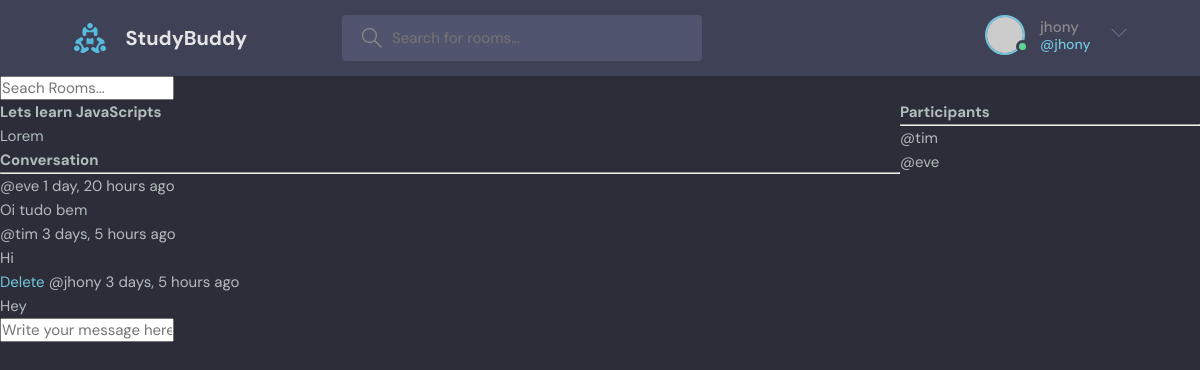
/room/2/ (signed in), run on the app's committed database.
### base/models.py (models this page shows, shortened)
class Room(models.Model):
    host = models.ForeignKey(User, on_delete=models.SET_NULL, null=True)
    topic = models.ForeignKey(Topic, on_delete=models.SET_NULL, null=True)
    name = models.CharField(max_length=200)
    description = models.TextField(null=True, blank=True)
    participants = models.ManyToManyField(User, related_name='participants', blank=True)
    updated = models.DateTimeField(auto_now=True)
    created = models.DateTimeField(auto_now_add=True)
    class Meta:
        ordering = ['-updated', '-created']

class Message(models.Model):
    user = models.ForeignKey(User, on_delete=models.CASCADE)
    room = models.ForeignKey(Room, on_delete=models.CASCADE)
    body = models.TextField()
    updated = models.DateTimeField(auto_now=True)
    created = models.DateTimeField(auto_now_add=True)
    class Meta:
        ordering = ['-updated', '-created']

### base/views.py (the view, shortened to what this page needs)
# urls.py: path('room/<str:pk>/', views.room, name="room"),
def room(request, pk):
    room = Room.objects.get(id=pk)
    room_messages = room.message_set.all()
    participants = room.participants.all()
    context = {'room': room, 'room_messages': room_messages, 'participants':participants}
    return render(request, 'base/room.html', context)

### base/templates/base/room.html (shortened to what this page needs)
{% extends 'main.html' %}
{% block content %}
<div class="room-container">
    <div>
        <h1>{{room.name}}</h1>
        <p>{{room.description}}</p>
        <div class="comment-wrapper">
            <h3>Conversation</h3>
            <hr>
            {% for message in room_messages %}
            <div>
                {% if request.user == message.user %}
                <a href="{% url 'delete-message' message.id %}">Delete</a>
                {% endif %}
                <small>@{{message.user}} {{message.created|timesince}} ago</small>
                <p>{{message.body}}</p>
            </div>
            {% endfor %}
        </div>
        {% if request.user.is_authenticated %}
        <div class="comment-form">
            <form action="" method="POST">
                <input type="text" name="body" placeholder="Write your message here...">
            </form>
        </div>
        {% endif %}
    </div>
    <div>
        <h3>Participants</h3>
        <hr>
        {% for user in participants %}
            <div>
                <p>@{{user.username}}</p>
            </div>
        {% endfor %}
    </div>
</div>
{% endblock content%}

### templates/navbar.html (shortened to what this page needs)
{% load static %}
<header class="header header--loggedIn">
    <div class="container">
      <a href="{% url 'home' %}" class="header__logo">
        <img src="{% static 'images/logo.svg' %}" />
        <h1>StudyBuddy</h1>
      </a>
      <form class="header__search" method="GET" action="{% url 'home' %}">
        <label>
          <input name="q" placeholder="Search for rooms..." />
        </label>
      </form>
      <nav class="header__menu">
        {% if request.user.is_authenticated %}
        <div class="header__user">
          <a href="profile.html">
            <div class="avatar avatar--medium active">
              <img src="https://randomuser.me/api/portraits/men/37.jpg" />
            </div>
            <p>{{request.user.username}} <span>@{{request.user.username}}</span></p>
          </a>
          <button class="dropdown-button">
            <svg version="1.1" xmlns="http://www.w3.org/2000/svg" width="32" height="32" viewBox="0 0 32 32">
              <title>chevron-down</title>
              <path d="M16 21l-13-13h-3l16 16 16-16h-3l-13 13z"></path>
            </svg>
          </button>
        </div>
        {% endif %}
      </nav>
    </div>
  </header>
<form method="GET" action="{% url 'home' %}">
    <input type="text" name="q" placeholder="Seach Rooms..." >
</form>

### static/styles/style.css (style rules this page uses)
:root { --color-main: #71c6dd; --color-main-light: #e1f6fb; --color-dark: #3f4156; --color-dark-medium: #51546e; --color-dark-light: #696d97; --color-light: #e5e5e5; --color-gray: #8b8b8b; --color-light-gray: #b2bdbd; --color-bg: #2d2d39; --color-success: #5dd693; --color-error: #fc4b0b; }
* { font-family: "DM Sans", -apple-system, BlinkMacSystemFont, "Segoe UI", Roboto, Oxygen, Ubuntu, Cantarell, "Open Sans", "Helvetica Neue", sans-serif; margin: 0; padding: 0; box-sizing: border-box; text-rendering: optimizeLegibility; font-size: inherit; }
html { font-size: 56.25%; }
@media only screen and (min-width: 1200px) { html { font-size: 62.5%; } }
body { line-height: 1.6; font-weight: 400; font-size: 1.5rem; color: var(--color-light-gray); background-color: var(--color-bg); min-height: 100vh; }
img { width: 100%; }
a { display: inline-block; color: var(--color-main); text-decoration: none; }
.container { max-width: 120rem; width: 90%; margin: auto; }
.avatar { position: relative; display: inline-block; border-radius: 50%; border: 2px solid var(--color-main); }
.avatar img { display: block; border-radius: 50%; object-fit: cover; object-position: center; }
.avatar::after { content: ""; display: block; position: absolute; background-color: var(--color-gray); z-index: 111; border-radius: 50%; border: 0.3rem solid var(--color-dark); }
.avatar.active::after { background-color: var(--color-success); }
.avatar.avatar--medium img { width: 3.6rem; height: 3.6rem; border-radius: 50%; }
.avatar.avatar--medium:after { width: 0.7rem; height: 0.7rem; bottom: 0px; right: -6px; }
.header { padding: 1.5rem; background-color: var(--color-dark); }
.header > .container { display: flex; gap: 9.5rem; }
.header__logo, .header__user { display: flex; gap: 2rem; align-items: center; }
.header__logo > img { height: 3.2rem; width: 3.2rem; }
.header__logo > h1 { font-weight: 700; font-size: 2rem; color: var(--color-light); }
.header__search > label { background-color: var(--color-dark-medium); padding: 1.3rem 1rem; display: flex; align-items: center; gap: 1rem; border-radius: 4px; }
.header__search svg { fill: var(--color-gray); width: 2rem; height: 2rem; margin-left: 1rem; }
.header__search input { width: 30rem; background: transparent; border: none; outline: none; color: var(--color-light); }
.header__menu { margin-left: auto; position: relative; }
.header__menu a { display: flex; gap: 1.5rem; align-items: center; font-weight: 500; text-decoration: none; color: var(--color-gray); }
.header__menu img { height: 3.6rem; }
.header__menu p { line-height: 1.2; }
.header__menu span { color: var(--color-main); font-weight: 500; font-size: 1.4rem; display: block; }
.header__menu svg { width: 1.6rem; height: 1.6rem; fill: var(--color-dark-light); }
.dropdown-button { background: transparent; border: 0; outline: 0; cursor: pointer; }

### base/templates/base/room.html (style rules this page uses)
.room-container { display: grid; grid-template-columns: 3fr 1fr; }

### data on the page
Room: name "Lets learn JavaScripts", description "Lorem"
Message: user "eve", created "1 day, 20 hours", body "Oi tudo bem"
Message: user "tim", created "3 days, 5 hours", body "Hi"
Message: shows "Delete", user "jhony", created "3 days, 5 hours", body "Hey"

### other printed values
{{ request.user.username }} "jhony"
{{ user.username }} "tim"
{{ user.username }} "eve"
